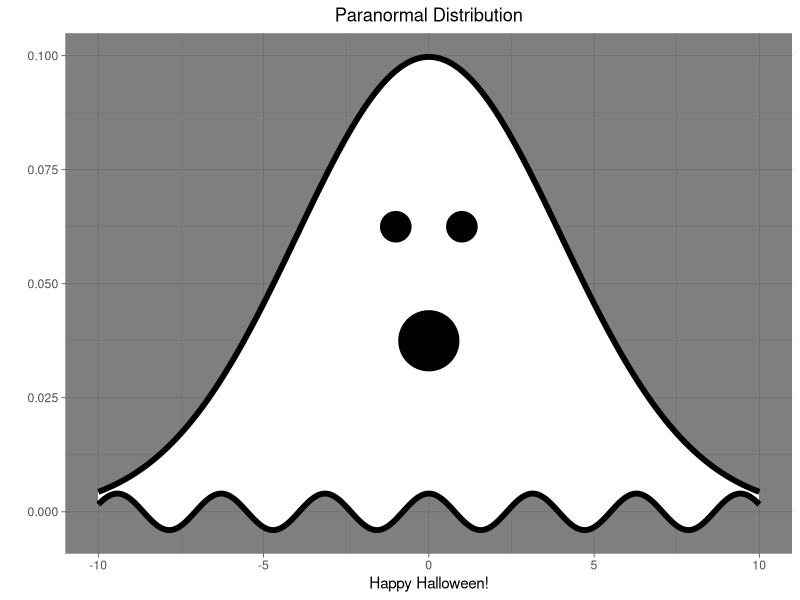

Here is the R script that generated this plot:
library(tidyverse)

ghost <- data.frame(x = seq(-10, 10, 0.01),
                    top = dnorm(x = seq(-10, 10, 0.01), mean = 0, sd = 4),
                    bottom = cos(2 * seq(-10, 10, 0.01)) / 250)
eyes  <- data.frame(x = c(-1, 1), y = 0.0625)
mouth <- data.frame(x = 0, y = 0.0375)

ggplot(data = ghost, aes(x = x)) +
  geom_ribbon(aes(ymin = bottom, ymax = top), fill = "white") +
  geom_line(aes(y = top), size = 2, colour = "black") +
  geom_line(aes(y = bottom), size = 2, colour = "black") +
  geom_point(data = eyes, aes(x = x, y = y), size = 10) +
  geom_point(data = mouth, aes(x = x, y = y), size = 20) +
  labs(title = "Paranormal Distribution", 
       x = "Happy Halloween!", 
       y = "") +
  theme_dark() +
  theme(plot.title = element_text(hjust = 0.5))